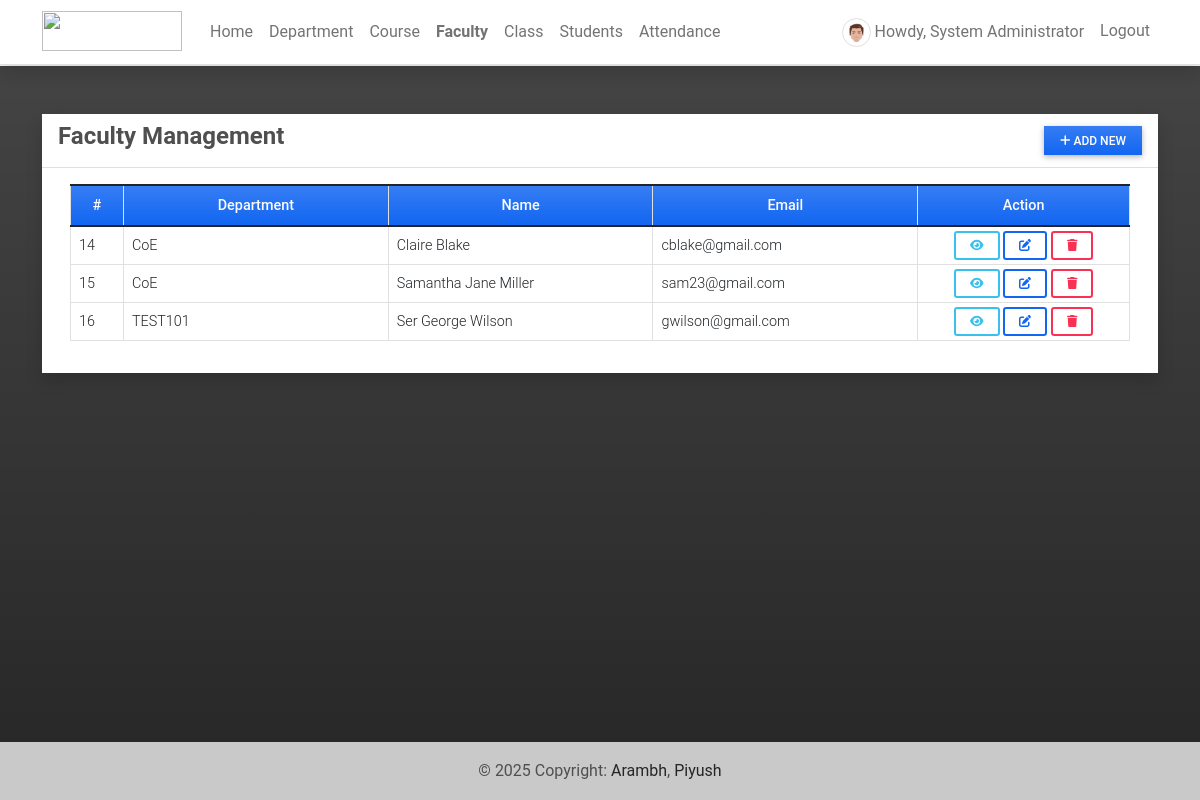
The page /faculty (signed in) on the database as committed earlier.
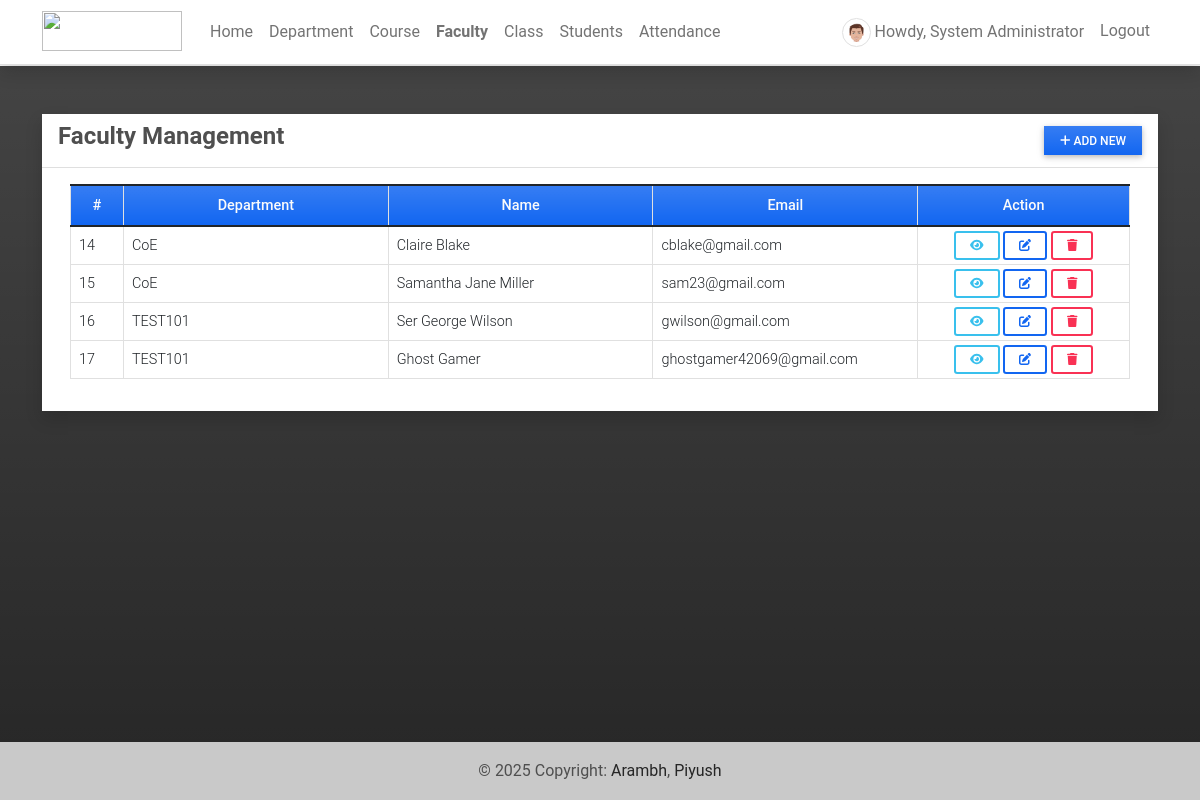
The same page on the database as committed later.
### attendance/models.py (models this page shows, shortened)
class UserProfile(models.Model):
    user = models.OneToOneField(User, on_delete=models.CASCADE,related_name='profile')
    contact = models.CharField(max_length=250)
    dob = models.DateField(blank=True, null = True)
    address = models.TextField(blank=True, null = True)
    avatar = models.ImageField(blank=True, null = True, upload_to= 'images/')
    user_type = models.IntegerField(default = 2)
    gender = models.CharField(max_length=100, choices=[('Male','Male'),('Female','Female')], blank=True, null= True)
    department = models.ForeignKey(Department, on_delete=models.CASCADE, blank= True, null = True)

class Department(models.Model):
    name = models.CharField(max_length=250)
    description = models.TextField(blank=True, null=True)
    status = models.IntegerField(default = 1)
    date_added = models.DateTimeField(default=timezone.now)
    date_updated = models.DateTimeField(auto_now=True)
    def __str__(self):
        return self.name

### attendance/views.py (the view)
# urls.py: path('faculty',views.faculty,name='faculty-page'),
@login_required
def faculty(request):
    user = UserProfile.objects.filter(user_type = 2).all()
    context['page_title'] = "Faculty Management"
    context['faculties'] = user
    return render(request, 'faculty_mgt.html',context)

### attendance/templates/faculty_mgt.html (shortened to what this page needs)
{% extends 'base.html' %} {% block pageContent %}
<div class="col-lg-12 col-md-12 col-sm-12 col-xs-12">
    <div class="card card-default rounded-0 shadow ">
        <div class="card-header">
            <div class="d-flex w-100 align-items-center justify-content-between">
                <h4 class="card-title fw-bold">Faculty Management</h4>
                <div class="tools">
                    <button type="button" class="btn btn-primary rounded-0 bg-gradient btn-sm" id='add_new'><i class="fa fa-plus"></i> Add New</button>
                </div>
            </div>
        </div>
        <div class="card-body">
            <div class="container-fluid">
                <table class="table table-bordered" id="faculty-list">
                    <colgroup>
                        <col width="5%">
                        <col width="25%">
                        <col width="25%">
                        <col width="25%">
                        <col width="20%">
                    </colgroup>
                    <thead>
                        <tr class="bg-gradient bg-primary bg-opacity-50 text-light">
                            <th class="px-2 py-2 text-center">#</th>
                            <th class="px-2 py-2 text-center">Department</th>
                            <th class="px-2 py-2 text-center">Name</th>
                            <th class="px-2 py-2 text-center">Email</th>
                            <th class="px-2 py-2 text-center">Action</th>
                        </tr>
                    </thead>
                    <tbody>
                        {% for faculty in faculties %}
                        <tr>
                            <td class="px-2 py-1 align-middle">{{ faculty.id }}</td>
                            <td class="px-2 py-1 align-middle">{{ faculty.department }}</td>
                            <td class="px-2 py-1 align-middle">{{ faculty.user.first_name }} {{ faculty.user.last_name }}</td>
                            <td class="px-2 py-1 align-middle">{{ faculty.user.email }}</td>
                            <td class="px-2 py-1 align-middle text-center">
                                <a class="btn btn-outline-info btn-sm view-data" href="javascript:void(0)" data-url="{% url 'view-faculty-modal' faculty.pk %}" title="View Details">
                                    <i class="fa fa-eye"></i>
                                </a>
                                <a class="btn btn-outline-primary btn-sm edit-data" href="javascript:void(0)" data-id="{{ faculty.user.pk }}" title="Edit">
                                    <i class="fa fa-edit"></i>
                                </a>
                                <button class="btn btn-outline-danger btn-sm delete-data" type="button" data-id="{{ faculty.user.pk }}" title="Delete">
                                    <i class="fa fa-trash"></i>
                                </button>
                            </td>
                        </tr>
                        {% endfor %}
                    </tbody>
                </table>
            </div>
        </div>
    </div>
</div>
{% endblock pageContent %}

Rows that differ between the two databases and show on the page:
added UserProfile: id "17", department "TEST101", user.first_name "Ghost", user.last_name "Gamer", user.email "ghostgamer42069@gmail.com"
